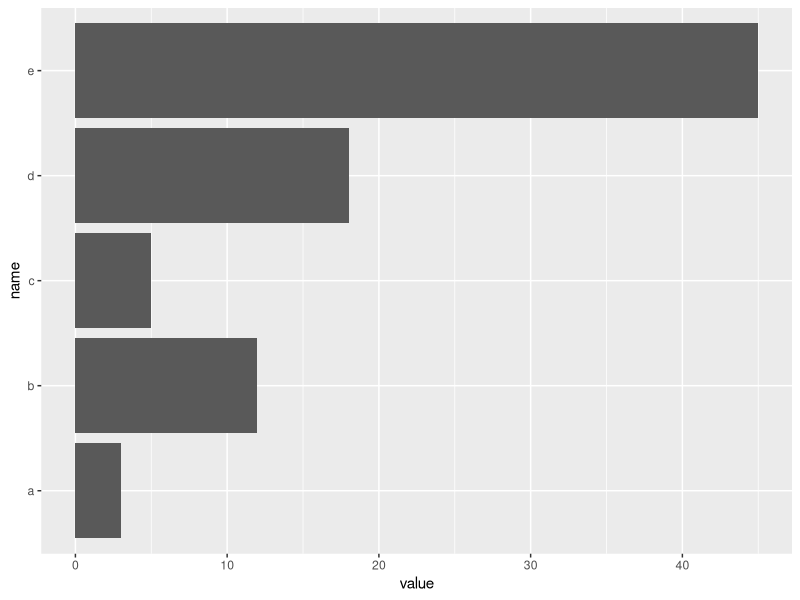

Here is the R script that generated this plot:
# Title: Horizontal_barplot
# Author: Bolun Xu
# Version: 1.0
# Date: 2025/3/25
# Description: 水平柱状图

# Load ggplot2
library(ggplot2)

data <- data.frame(
  name = c("a", "b", "c", "d", "e"),
  value = c(3,12,5,18,45)
)

ggplot(data, aes(x = name, y = value)) + geom_bar(stat = "identity") + coord_flip()